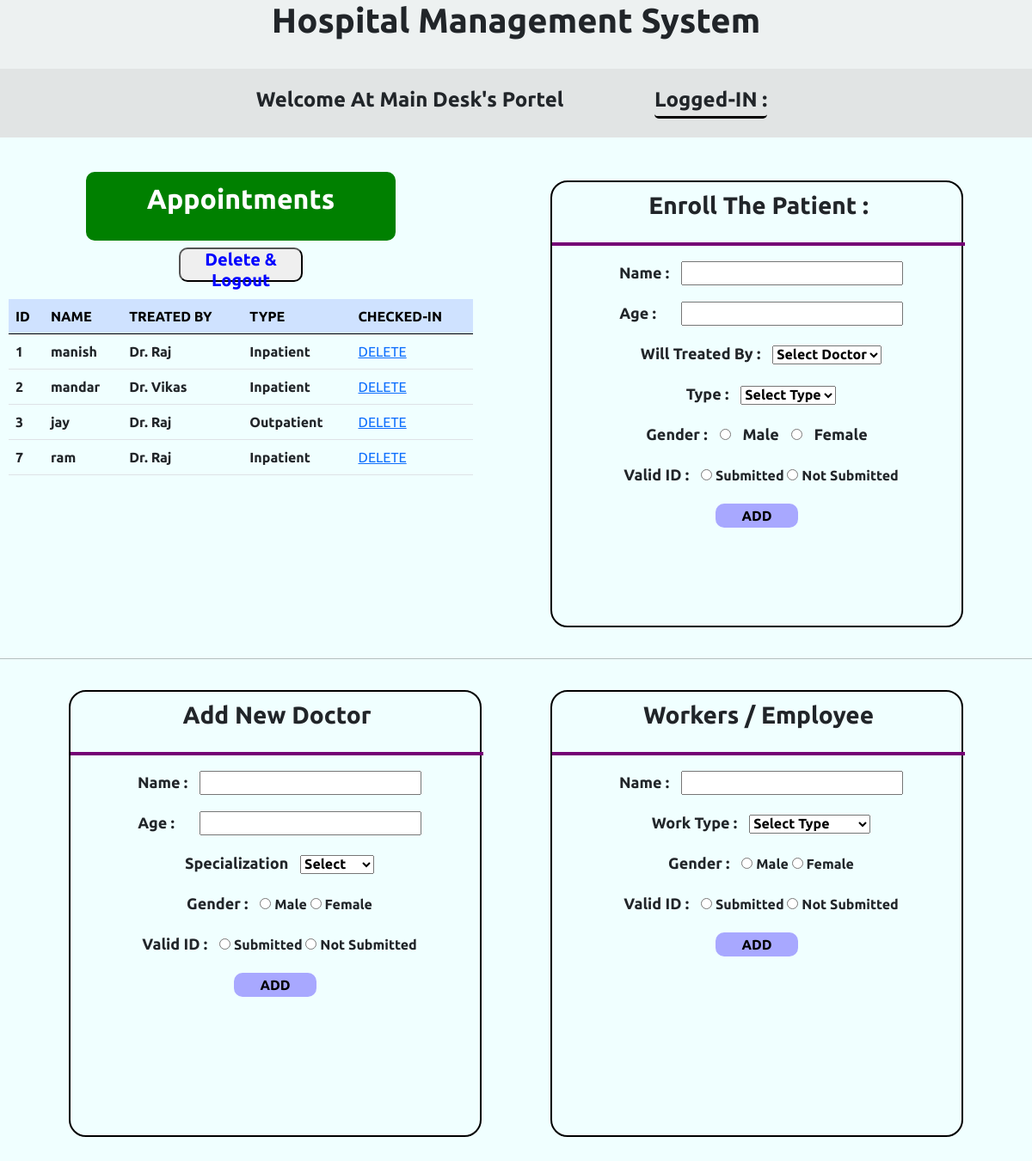
The app's page /desk_page.php (signed in) with its own data.
### tables this page shows
CREATE TABLE `appointed_patients` (
  `pat_id` int(100) NOT NULL,
  `name` varchar(200) NOT NULL,
  `age` int(3) NOT NULL,
  `doc` varchar(200) NOT NULL,
  `type` varchar(200) NOT NULL,
  `gender` varchar(20) NOT NULL,
  `added` varchar(20) NOT NULL
);

### desk_page.php (the view, shortened to what this page needs)
<?php
$conn = mysqli_connect('localhost', 'root' ,'', 'DBMS_secB');
            $query = "select * from appointed_patients";
            $run = mysqli_query($conn,$query);
            $num = mysqli_num_rows($run);
?>
<!DOCTYPE html>
<html lang="en">
<head>
    <link href="https://cdn.jsdelivr.net/npm/bootstrap@5.0.2/dist/css/bootstrap.min.css" rel="stylesheet"
>
    <link rel="stylesheet" href="desk_page.css">
</head>
<body>
    <nav>
        <center>
            <div class="head1">
                <h1><b>Hospital Management System</b></h1>
            </div>
        </center>
        <div class="head2">
            <h4><b>Welcome At Main Desk's Portel  <snap class="user" style="margin-left:100px; padding-bottom:6px;">Logged-IN : <?php echo $_SESSION['name']?></snap></b></h4>
        </div>
    </nav>
    <div class="main">
        <div class="list">
            <center >
                <h2><b>Appointments</b></h2>
                <form class="" action="" method="post" autocomplete="off" style="font-weight: bolder;">
                <button type="submit" name="submit0"  style="width:12vw; height:5vh; color:blue;  border-radius:10px; margin-bottom:20px; font-weight: bolder;"
            ><h5><b>Delete & Logout </b></h5></button>
</form>
            </center>
            <table class="table" class="table-primary">
                <thead>
                    <tr class="table-primary">
                        <th scope="col">ID</th>
                        <th scope="col">NAME</th>
                        <th scope="col">TREATED BY</th>
                        <th scope="col">TYPE</th>
                        <th scope="col">CHECKED-IN</th>
                    </tr>
                </thead>
                <?php
                    if($num>0)
                    {
                        while($data=mysqli_fetch_assoc($run))
                        {
                            echo"
                                <tr>
                                <td><b>".$data['pat_id']."</b></td>
                                <td><b>".$data['name']."</b></td>
                                <td><b>".$data['doc']."</b></td>
                                <td><b>".$data['type']."</b></td>
                                <td><a href=''>DELETE</a></td>
                                </tr>
                            ";
                        };
                    }
                ?>
            </table>
        </div>
        <center>
            <div class="add">
                <section class="add_pat">
                    <h3>Enroll The Patient :</h3>
                    <form class="" action="" method="post" autocomplete="off" style="font-weight: bolder;">
                        <label for="">Name :</label>
                        <input type="text" name="name" required value="" style="font-weight: bolder;">
                        <br>
                        <label for="">Age :</label>
                        <input type="number" name="age" required value="" style="margin-left: 15px;font-weight:bolder;">
                        <br>
                        <label for="">Will Treated By : </label>
                        <select class="" name="doc" required style="font-weight: bolder;">
                            <option value="" selected hidden>Select Doctor</option>
                        </select>
                        <br>
                        <label for="">Type : </label>
                        <select class="" name="type" required style="font-weight: bolder;">
                            <option value="" selected hidden>Select Type</option>
                        </select>
                        <br>
                        <label for="">Gender : </label>
                        <input type="radio" name="gender" value="Male" required style="font-weight: bolder;">
                        <label for="gender"> Male</label>
                        <input type="radio" name="gender" value="Female" style="font-weight: bolder;">
                        <label for="gender">Female</label>
                        <br>
                        <label for="">Valid ID : </label>
                        <input type="radio" name="added" value="Submitted" style="font-weight: bolder;" required>
                        Submitted
                        <input type="radio" name="added" value="Not Submitted" style="font-weight: bolder;"> Not
                        Submitted
                        <br>
                        <button type="submit" name="submit1"
                            style="margin-top: 10px; width: 8vw; border-radius: 10px; border: 2px solid rgb(168, 168, 255);color: black; background-color: rgb(168, 168, 255); font-weight: bolder;">ADD</button>
                    </form>
                </section>
            </div>
        </center>
    </div>
    <hr>
<div class="mid">
    <center>
    <div class="add">
        <section class="add_pat">
            <h3>Add New Doctor</h3>
            <form class="" action="" method="post" autocomplete="off" style="font-weight: bolder;">
                <label for="">Name :</label>
                <input type="text" name="doc_name" required value="" style="font-weight: bolder;">
                <br>
                <label for="">Age :</label>
                <input type="number" name="doc_age" required value="" style="margin-left: 15px;font-weight:bolder;">
                <br>
                <label for="">Specialization </label>
                <select class="" name="doc_special" required style="font-weight: bolder;">
                    <option value="" selected hidden>Select</option>
                </select>
                <br>
                <label for="">Gender : </label>
                <input type="radio" name="doc_gender" value="Male" required style="font-weight: bolder;"> Male
                <input type="radio" name="doc_gender" value="Female" style="font-weight: bolder;"> Female
                <br>
                <label for="">Valid ID : </label>
                <input type="radio" name="doc_submiting" value="Submitted" style="font-weight: bolder;" required>
                Submitted
                <input type="radio" name="doc_submiting" value="Not Submitted" style="font-weight: bolder;"> Not
                Submitted
                <br>
                <button type="submit" name="submit2"
                    style="margin-top: 10px; width: 8vw; border-radius: 10px; border: 2px solid rgb(168, 168, 255);color: black; background-color: rgb(168, 168, 255); font-weight: bolder;">ADD</button>
            </form>
        </section>
    </div>
</center>
<center>
    <div class="add">
        <div class="row1">
            <section class="add_pat">
                <h3>Workers / Employee</h3>
                <form class="" action="" method="post" autocomplete="off" style="font-weight: bolder;">
                    <label for="">Name :</label>
                    <input type="text" name="em_name" required value="" style="font-weight: bolder;">
                    <br>
                    <label for="">Work Type : </label>
                    <select class="" name="em_type" required style="font-weight: bolder;">
                        <option value="" selected hidden>Select Type</option>
                    </select>
                    <br>
                    <label for="">Gender : </label>
                    <input type="radio" name="em_gender" value="Male" required style="font-weight: bolder;"> Male
                    <input type="radio" name="em_gender" value="Female" style="font-weight: bolder;"> Female
                    <br>
                    <label for="">Valid ID : </label>
                    <input type="radio" name="em_submiting" value="Submitted" style="font-weight: bolder;" required>
                    Submitted
                    <input type="radio" name="em_submiting" value="Not Submitted" style="font-weight: bolder;"> Not
                    Submitted
                    <br>
                    <button type="submit" name="submit3"
                        style="margin-top: 10px; width: 8vw; border-radius: 10px; border: 2px solid rgb(168, 168, 255);color: black; background-color: rgb(168, 168, 255); font-weight: bolder;">ADD</button>
                </form>
            </section>
        </div>
    </center>
    </div>
</body>
</html>

### desk_page.css (style rules this page uses)
* { margin: 0px 0px; padding: 0px 0px; font-family: 'Ubuntu', sans-serif; }
hr { color: black; }
body { background-color: azure; }
nav .head1 { min-width: 98vw; height: 10vh; background-color: rgb(237, 241, 241); }
nav .head2 { min-width: 98vw; min-height: 10vh; background-color: rgb(225, 228, 228); display: flex; justify-content: space-evenly; align-items: center; }
.user { min-width: 20vw; border-bottom: 3px solid black; border-radius: 5px; margin-left: 10px; margin-right: 10px; }
.main { display: flex; margin-top: 30px; height: 70vh; }
.list { min-width: 45vw; height: 100vh; margin:10px; }
.list h2 { width: 30vw; height: 10vh; border: 2px solid green; border-radius: 10px; padding: 10px; background-color: green; color: white; }
.add { min-width: 40vw; height: 100vh; margin-left: 80px; }
.add_pat { width: 40vw; height: 65vh; border: 2px solid black; margin-top: 20px; border-radius: 20px; }
.add h3 { width: 40vw; height: 8vh; font-weight: bolder; border-bottom: 4px solid rgb(117, 0, 117); margin-top: 10px; }
label { font-size: large; font-weight: bolder; margin: 10px; }
.mid { display: flex; }

### records on screen
appointed_patients: pat_id "1", name "manish", doc "Dr. Raj", type "Inpatient"
appointed_patients: pat_id "2", name "mandar", doc "Dr. Vikas", type "Inpatient"
appointed_patients: pat_id "3", name "jay", doc "Dr. Raj", type "Outpatient"
appointed_patients: pat_id "7", name "ram", doc "Dr. Raj", type "Inpatient"
